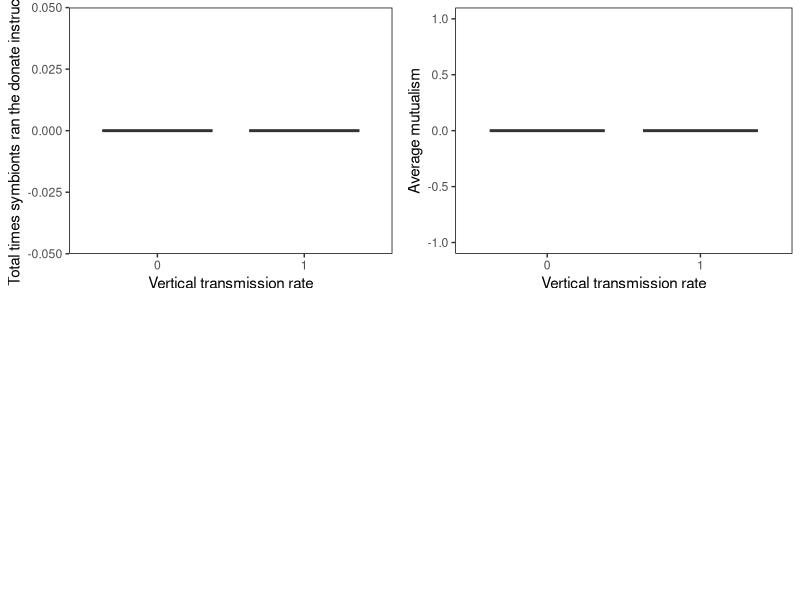

R code for this plot:
library(ggplot2)
library(viridis)
library(reshape2)
library(gridExtra)

#Set your working directory to the Analysis folder for your project

#Read in the data
initial_data <- read.csv("munged_tasks.csv", h=T)
final_update <- subset(initial_data, update == "10000")
final_update[final_update$vert == "No symbiont", c("vert", "partner")] <- list("", "nosym")

b <- ggplot(data=subset(final_update, partner=="symbiont"), aes(x=factor(as.character(vert), levels=unique(vert)), y=donate_calls)) +
	geom_boxplot(alpha=0.5, outlier.size=0.5) +
    ylab("Total times symbionts ran the donate instruction") +
	xlab("Vertical transmission rate") +
	theme(panel.background = element_rect(fill='white', colour='black')) +
	theme(panel.grid.major = element_blank(), panel.grid.minor = element_blank(), legend.position='top') +
	guides(fill="none")# +
c <- ggplot(data=subset(final_update, partner=="symbiont"), aes(x=factor(as.character(vert), levels=unique(vert)), y=mutualism)) +
	geom_boxplot(alpha=0.5, outlier.size=0.5) +
    ylab("Average mutualism") +
    ylim(-1, 1) +
	xlab("Vertical transmission rate") +
	theme(panel.background = element_rect(fill='white', colour='black')) +
	theme(panel.grid.major = element_blank(), panel.grid.minor = element_blank(), legend.position='top') +
	guides(fill="none")# +
	#scale_color_manual(name="", values=viridis(2), guide=guide_legend(direction='horizontal'), breaks=c("earned", "donated"), labels=c("Symbiont earned resources", "Symbiont donated resources"))
	
grid.arrange(arrangeGrob(b, c, ncol=2), nrow=2)
